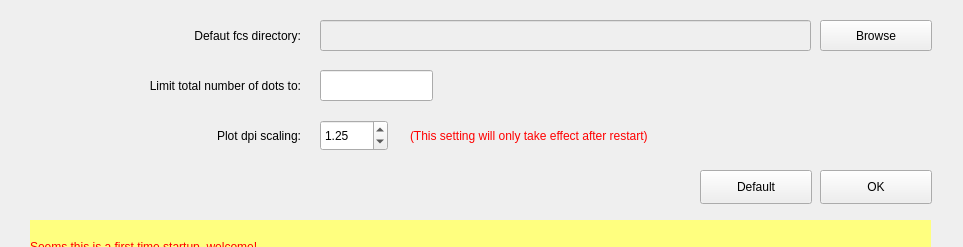
<?xml version="1.0" encoding="UTF-8"?>
<ui version="4.0">
 <class>MainWindow</class>
 <widget class="QMainWindow" name="MainWindow">
  <property name="geometry">
   <rect>
    <x>0</x>
    <y>0</y>
    <width>963</width>
    <height>247</height>
   </rect>
  </property>
  <property name="windowTitle">
   <string>Settings</string>
  </property>
  <widget class="QWidget" name="centralwidget">
   <widget class="QPushButton" name="OKPB">
    <property name="geometry">
     <rect>
      <x>820</x>
      <y>170</y>
      <width>112</width>
      <height>34</height>
     </rect>
    </property>
    <property name="text">
     <string>OK</string>
    </property>
   </widget>
   <widget class="QPushButton" name="defaultPB">
    <property name="geometry">
     <rect>
      <x>700</x>
      <y>170</y>
      <width>112</width>
      <height>34</height>
     </rect>
    </property>
    <property name="text">
     <string>Default</string>
    </property>
   </widget>
   <widget class="QLineEdit" name="dirEdit">
    <property name="enabled">
     <bool>false</bool>
    </property>
    <property name="geometry">
     <rect>
      <x>320</x>
      <y>20</y>
      <width>491</width>
      <height>31</height>
     </rect>
    </property>
   </widget>
   <widget class="QLabel" name="label">
    <property name="geometry">
     <rect>
      <x>120</x>
      <y>20</y>
      <width>181</width>
      <height>31</height>
     </rect>
    </property>
    <property name="text">
     <string>Defaut fcs directory:</string>
    </property>
    <property name="alignment">
     <set>Qt::AlignRight|Qt::AlignTrailing|Qt::AlignVCenter</set>
    </property>
   </widget>
   <widget class="QPushButton" name="browsePB">
    <property name="geometry">
     <rect>
      <x>820</x>
      <y>20</y>
      <width>112</width>
      <height>31</height>
     </rect>
    </property>
    <property name="text">
     <string>Browse</string>
    </property>
   </widget>
   <widget class="QLabel" name="label_2">
    <property name="geometry">
     <rect>
      <x>20</x>
      <y>70</y>
      <width>281</width>
      <height>31</height>
     </rect>
    </property>
    <property name="text">
     <string>Limit total number of dots to:</string>
    </property>
    <property name="alignment">
     <set>Qt::AlignRight|Qt::AlignTrailing|Qt::AlignVCenter</set>
    </property>
   </widget>
   <widget class="QLineEdit" name="dotNEdit">
    <property name="geometry">
     <rect>
      <x>320</x>
      <y>70</y>
      <width>113</width>
      <height>31</height>
     </rect>
    </property>
   </widget>
   <widget class="QLabel" name="label_3">
    <property name="geometry">
     <rect>
      <x>20</x>
      <y>120</y>
      <width>281</width>
      <height>31</height>
     </rect>
    </property>
    <property name="text">
     <string>Plot dpi scaling:</string>
    </property>
    <property name="alignment">
     <set>Qt::AlignRight|Qt::AlignTrailing|Qt::AlignVCenter</set>
    </property>
   </widget>
   <widget class="QDoubleSpinBox" name="dpiSpinBox">
    <property name="geometry">
     <rect>
      <x>320</x>
      <y>120</y>
      <width>68</width>
      <height>31</height>
     </rect>
    </property>
    <property name="minimum">
     <double>0.500000000000000</double>
    </property>
    <property name="maximum">
     <double>3.000000000000000</double>
    </property>
    <property name="singleStep">
     <double>0.250000000000000</double>
    </property>
    <property name="value">
     <double>1.250000000000000</double>
    </property>
   </widget>
   <widget class="QLabel" name="label_4">
    <property name="geometry">
     <rect>
      <x>410</x>
      <y>120</y>
      <width>341</width>
      <height>31</height>
     </rect>
    </property>
    <property name="font">
     <font>
      <underline>false</underline>
     </font>
    </property>
    <property name="styleSheet">
     <string notr="true">color: rgb(255, 0, 0)</string>
    </property>
    <property name="text">
     <string>(This setting will only take effect after restart)</string>
    </property>
   </widget>
   <widget class="QLabel" name="firstTimeMsg">
    <property name="enabled">
     <bool>true</bool>
    </property>
    <property name="geometry">
     <rect>
      <x>30</x>
      <y>220</y>
      <width>901</width>
      <height>81</height>
     </rect>
    </property>
    <property name="styleSheet">
     <string notr="true">color: rgb(255, 0, 0);
background-color: rgb(255, 255, 127)</string>
    </property>
    <property name="text">
     <string>Seems this is a first time startup, welcome! 
If you have not used EasyflowQ before, we recomend change only the &quot;Default fcs directory&quot; setting (click &quot;Browse&quot; to tell us 
where you normally keep your data), and leave the rest as default.</string>
    </property>
    <property name="alignment">
     <set>Qt::AlignJustify|Qt::AlignVCenter</set>
    </property>
   </widget>
  </widget>
  <widget class="QMenuBar" name="menubar">
   <property name="geometry">
    <rect>
     <x>0</x>
     <y>0</y>
     <width>963</width>
     <height>31</height>
    </rect>
   </property>
  </widget>
 </widget>
 <resources/>
 <connections/>
</ui>
